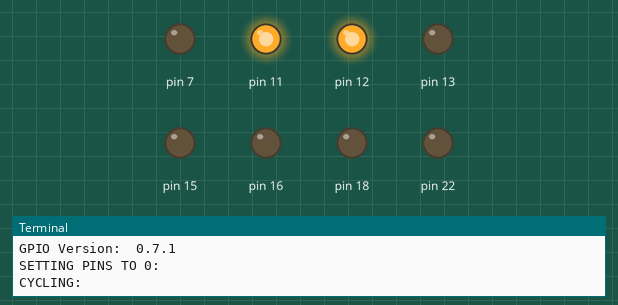
Bench run of a program on a simulated Raspberry Pi (header pin numbers). Parts: output pins drawn as LEDs (lit = HIGH), the last lines printed to the terminal. At 1.6 s the program stops and its outputs stay as they are.

Above: at 0.1 s.
At 0.5 s:
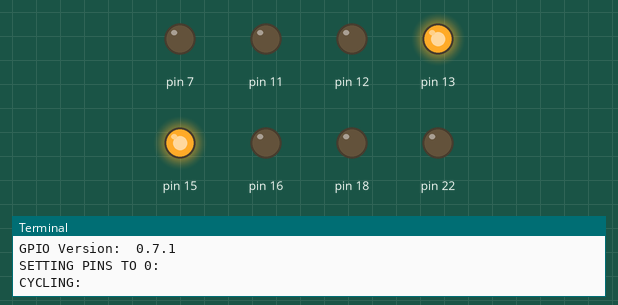
At 0.9 s:
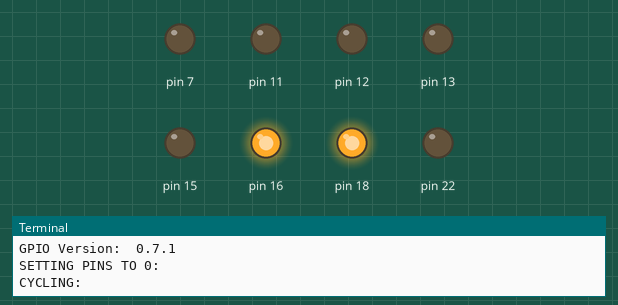
At 1.3 s:
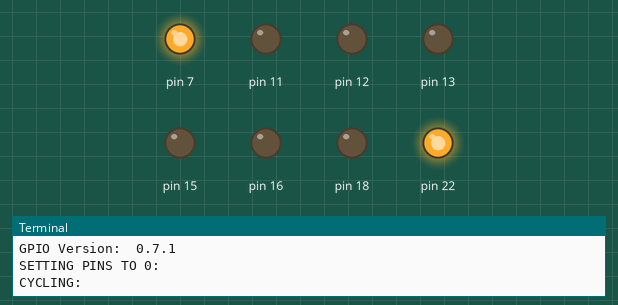
At 1.7 s:
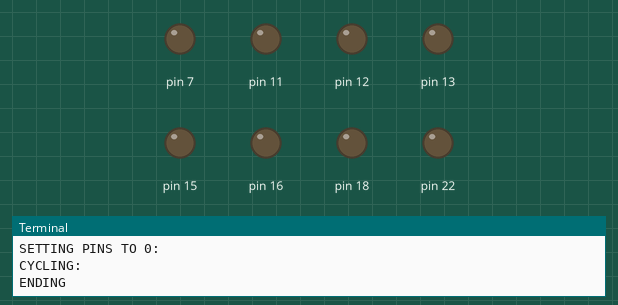
Timing chart, 0 to 3.1 s (numbered marks = the images above):
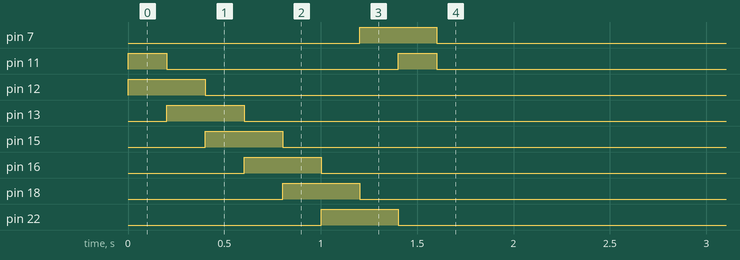

Measured:
- by itself, pin 7: LOW → HIGH at 1.2 s, → LOW 0.40 s later
- by itself, pin 11: alternates HIGH for 0.20 s and LOW for 1.2 s
- by itself, pin 12: LOW → HIGH at 0.00 s, → LOW 0.40 s later
- by itself, pin 13: LOW → HIGH at 0.20 s, → LOW 0.40 s later
- by itself, pin 15: LOW → HIGH at 0.40 s, → LOW 0.40 s later
- by itself, pin 16: LOW → HIGH at 0.60 s, → LOW 0.40 s later
- by itself, pin 18: LOW → HIGH at 0.80 s, → LOW 0.40 s later
- by itself, pin 22: LOW → HIGH at 1.0 s, → LOW 0.40 s later

The program:

8led_stripe.py
```python
import RPi.GPIO as GPIO
import time
import signal
import sys

print "Rpi Revision: ",GPIO.RPI_REVISION
print "GPIO Version: ",GPIO.VERSION

#register ctrl+c handler for nice pin cleanup
def kill_handler(signal, frame):
    print "HANDLING PROCESS KILL"
    GPIO.cleanup()
    print "PINS CLEANED UP. BYE!"
    sys.exit(0)

# bind handler to handling routing
signal.signal(signal.SIGINT, kill_handler)


#Modes: GPIO.BCM (BCM (broadcom) enumaration - rev1 vs rev2 are different)
#       GPIO.BOARD (physical pgpin numbers) => #1=3.3V, #2=5V, #6=GND

#pin = 12 #BCM_18 = BOARD_12 = GPIO1

#usable pins declaration in physical pin notation
p0 = 11
p1 = 12
p2 = 13
p3 = 15
p4 = 16
p5 = 18
p6 = 22
p7 = 7

GPIO.setmode(GPIO.BOARD)


#list of all pins
allPins = [p0,p1,p2,p3,p4,p5,p6,p7]
values = [0,0,0,0,0,0,0,0]

#init setup to false
print 'SETTING PINS TO 0:'
for pin in allPins:
    GPIO.setup(pin, GPIO.OUT)
    GPIO.output(pin, False)

print "CYCLING:"

maxCycles = 1
cycleTime = 0.2
stripeWidth = 2 #1..8

cycles = 0
maxPin = len(allPins)
while cycles < maxCycles:
    for i in range(0, maxPin):
        #switch all off by default
        for pin in range(0, maxPin):
            values[pin] = 0

        for j in range(i,i+stripeWidth):
            values[j%maxPin] = 1 #switch on the one we want

        #set pins to values (avoid pin jitter)
        for pin in range(0, maxPin):
            GPIO.output(allPins[pin], values[pin])

        time.sleep(cycleTime)
    cycles += 1

print "ENDING"
GPIO.cleanup()
```
